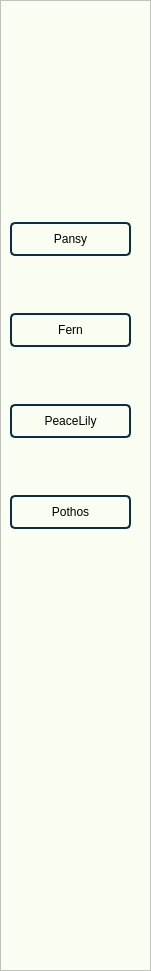
   <widget class="QFrame" name="frame_14">
    <property name="geometry">
     <rect>
      <x>0</x>
      <y>0</y>
      <width>151</width>
      <height>971</height>
     </rect>
    </property>
    <property name="styleSheet">
     <string notr="true">background-color: rgb(249, 253, 242);</string>
    </property>
    <property name="frameShape">
     <enum>QFrame::StyledPanel</enum>
    </property>
    <property name="frameShadow">
     <enum>QFrame::Raised</enum>
    </property>
    <widget class="QLabel" name="label_5">
     <property name="geometry">
      <rect>
       <x>10</x>
       <y>10</y>
       <width>131</width>
       <height>141</height>
      </rect>
     </property>
     <property name="text">
      <string/>
     </property>
     <property name="pixmap">
      <pixmap>biobuddy.jpg</pixmap>
     </property>
     <property name="scaledContents">
      <bool>true</bool>
     </property>
    </widget>
    <widget class="QWidget" name="layoutWidget">
     <property name="geometry">
      <rect>
       <x>10</x>
       <y>200</y>
       <width>121</width>
       <height>352</height>
      </rect>
     </property>
     <layout class="QVBoxLayout" name="verticalLayout">
      <property name="spacing">
       <number>35</number>
      </property>
      <item>
       <widget class="QPushButton" name="buttonPansy">
        <property name="mouseTracking">
         <bool>false</bool>
        </property>
        <property name="styleSheet">
         <string notr="true">QPushButton {
    border: 2px solid #0A2D44; /* Set border thickness and color */
    border-radius: 5px; /* Set border radius for rounded corners */
    padding: 8px 16px; /* Set padding for the button text */
}

QPushButton:hover {
    background-color: #41D495; /* Change background color on hover */
    color: rgb(65, 212, 149); /* Change text color on hover */
}</string>
        </property>
        <property name="text">
         <string>Pansy</string>
        </property>
        <property name="checkable">
         <bool>false</bool>
        </property>
       </widget>
      </item>
      <item>
       <widget class="QPushButton" name="buttonFern">
        <property name="styleSheet">
         <string notr="true">QPushButton {
    border: 2px solid #0A2D44; /* Set border thickness and color */
    border-radius: 5px; /* Set border radius for rounded corners */
    padding: 8px 16px; /* Set padding for the button text */
}

QPushButton:hover {
    background-color: #41D495; /* Change background color on hover */
    color: rgb(65, 212, 149); /* Change text color on hover */
}</string>
        </property>
        <property name="text">
         <string>Fern</string>
        </property>
       </widget>
      </item>
      <item>
       <widget class="QPushButton" name="buttonPeaceLily">
        <property name="styleSheet">
         <string notr="true">QPushButton {
    border: 2px solid #0A2D44; /* Set border thickness and color */
    border-radius: 5px; /* Set border radius for rounded corners */
    padding: 8px 16px; /* Set padding for the button text */
}

QPushButton:hover {
    background-color: #41D495; /* Change background color on hover */
    color: rgb(65, 212, 149); /* Change text color on hover */
}</string>
        </property>
        <property name="text">
         <string>PeaceLily</string>
        </property>
       </widget>
      </item>
      <item>
       <widget class="QPushButton" name="buttonPothos">
        <property name="styleSheet">
         <string notr="true">QPushButton {
    border: 2px solid #0A2D44; /* Set border thickness and color */
    border-radius: 5px; /* Set border radius for rounded corners */
    padding: 8px 16px; /* Set padding for the button text */
}

QPushButton:hover {
    background-color: #41D495; /* Change background color on hover */
    color: rgb(65, 212, 149); /* Change text color on hover */
}</string>
        </property>
        <property name="text">
         <string>Pothos</string>
        </property>
       </widget>
      </item>
     </layout>
    </widget>
   </widget>
